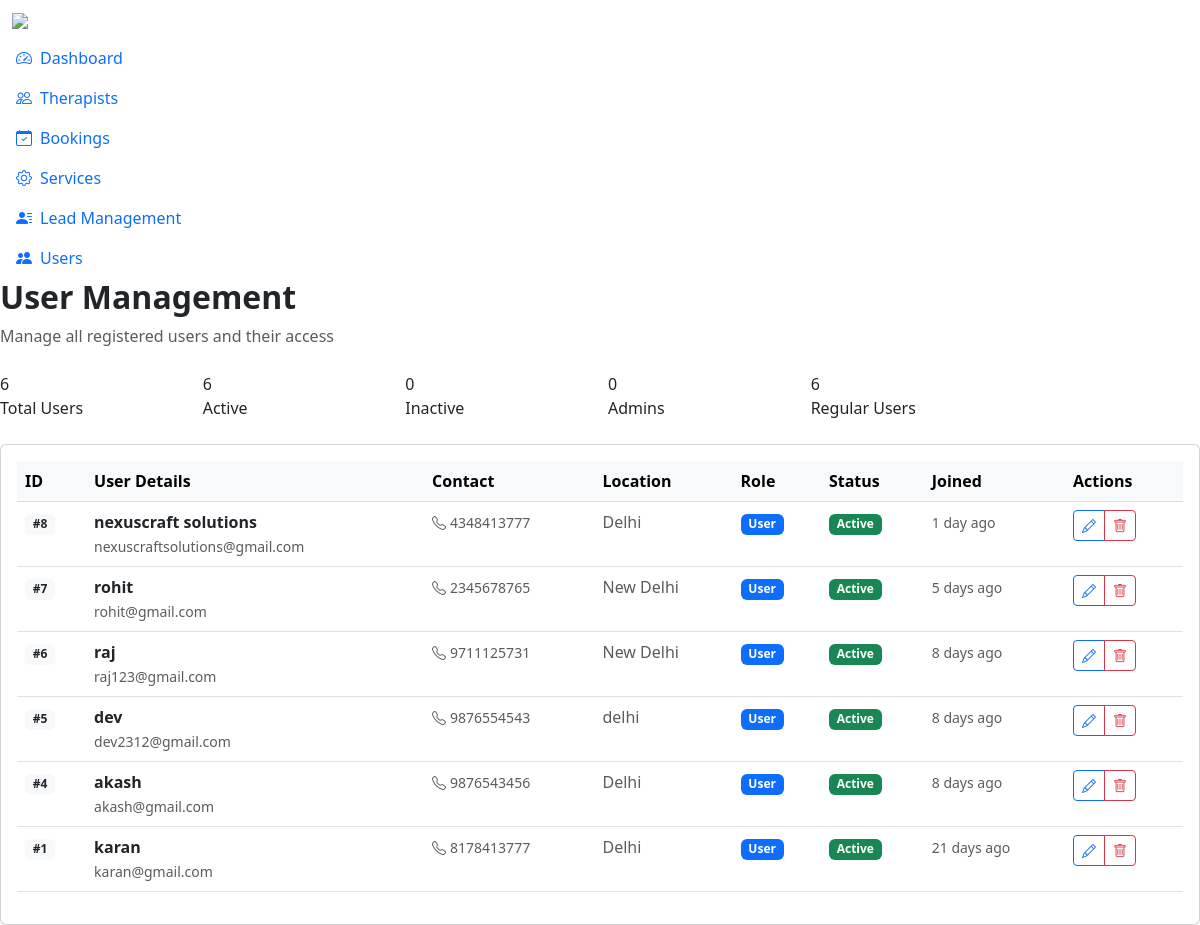
Page /admin/users.php (signed in) on the committed database.
### tables this page shows
CREATE TABLE `users` (
  `id` int(11) NOT NULL,
  `name` varchar(100) NOT NULL,
  `email` varchar(100) NOT NULL,
  `phone` varchar(20) DEFAULT NULL,
  `city` varchar(100) DEFAULT NULL,
  `password` varchar(255) NOT NULL,
  `role` enum('user','admin') DEFAULT 'user',
  `status` enum('active','inactive') DEFAULT 'active',
  `created_at` timestamp NOT NULL DEFAULT current_timestamp()
);

### includes/database.php (called while the page is built, shortened)
<?php
class Database {
    private static $instance = null;
    private $connection;
    private function __construct() {
        try {
            $this->connection = new PDO(
                "mysql:host=" . DB_HOST . ";dbname=" . DB_NAME . ";charset=utf8mb4",
                DB_USER,
                DB_PASS,
                [
                    PDO::ATTR_ERRMODE => PDO::ERRMODE_EXCEPTION,
                    PDO::ATTR_DEFAULT_FETCH_MODE => PDO::FETCH_ASSOC,
                    PDO::ATTR_EMULATE_PREPARES => false
                ]
            );
        } catch(PDOException $e) {
            die("Database connection failed: " . $e->getMessage());
        }
    }
    public static function getInstance() {
        if (self::$instance === null) {
            self::$instance = new self();
        }
        return self::$instance;
    }
    public function prepare($sql) {
        return $this->connection->prepare($sql);
    }
}
function getDB() {
    return Database::getInstance();
}
?>

### includes/functions.php (called while the page is built, shortened)
<?php
require_once 'database.php';
function timeAgo($datetime) {
    $utc = new DateTimeZone('UTC');
    $ist = new DateTimeZone('Asia/Kolkata');
    $time = new DateTime($datetime, $utc);
    $time->setTimezone($ist);
    $now = new DateTime('now', $ist);
    $diff = $now->diff($time);
    $units = [
        'y' => 'year',
        'm' => 'month',
        'd' => 'day',
        'h' => 'hour',
        'i' => 'minute',
        's' => 'second',
    ];
    foreach ($units as $k => &$v) {
        if ($diff->$k) {
            $v = $diff->$k . ' ' . $v . ($diff->$k > 1 ? 's' : '');
        } else {
            unset($units[$k]);
        }
    }
    return $units ? reset($units) . ' ago' : 'just now';
}
?>

### admin/users.php (the view, shortened to what this page needs)
<?php
require_once '../includes/functions.php';
$db = getDB();
$stmt = $db->prepare("SELECT * FROM users ORDER BY created_at DESC");
$stmt->execute();
$users = $stmt->fetchAll();
$stats = [
    'total' => count($users),
    'active' => 0,
    'inactive' => 0,
    'admins' => 0,
    'regular_users' => 0
];
foreach ($users as $user) {
    if ($user['status'] === 'active') $stats['active']++;
    if ($user['role'] === 'user') $stats['regular_users']++;
}
?>
<?php include 'includes/admin_header.php'; ?>
<div class="admin-content">
    <div class="d-flex justify-content-between align-items-center mb-4">
        <div>
            <h2 class="fw-bold">User Management</h2>
            <p class="text-muted mb-0">Manage all registered users and their access</p>
        </div>
    </div>
    <div class="row g-3 mb-4">
        <div class="col-lg-2 col-md-4 col-sm-6">
            <div class="stat-card">
                <div class="stat-number"><?php echo $stats['total']; ?></div>
                <div class="stat-label">Total Users</div>
            </div>
        </div>
        <div class="col-lg-2 col-md-4 col-sm-6">
            <div class="stat-card stat-converted">
                <div class="stat-number"><?php echo $stats['active']; ?></div>
                <div class="stat-label">Active</div>
            </div>
        </div>
        <div class="col-lg-2 col-md-4 col-sm-6">
            <div class="stat-card stat-closed">
                <div class="stat-number"><?php echo $stats['inactive']; ?></div>
                <div class="stat-label">Inactive</div>
            </div>
        </div>
        <div class="col-lg-2 col-md-4 col-sm-6">
            <div class="stat-card stat-new">
                <div class="stat-number"><?php echo $stats['admins']; ?></div>
                <div class="stat-label">Admins</div>
            </div>
        </div>
        <div class="col-lg-2 col-md-4 col-sm-6">
            <div class="stat-card stat-follow-up">
                <div class="stat-number"><?php echo $stats['regular_users']; ?></div>
                <div class="stat-label">Regular Users</div>
            </div>
        </div>
    </div>
    <div class="card">
        <div class="card-body">
            <?php if (empty($users)): ?>
                <div class="text-center py-5">
                    <i class="bi bi-people display-4 text-muted"></i>
                    <h5 class="text-muted mt-3">No users found</h5>
                    <p class="text-muted">Users will appear here when they register.</p>
                </div>
            <?php else: ?>
                <div class="table-responsive">
                    <table class="table table-hover">
                        <thead class="table-light">
                            <tr>
                                <th>ID</th>
                                <th>User Details</th>
                                <th>Contact</th>
                                <th>Location</th>
                                <th>Role</th>
                                <th>Status</th>
                                <th>Joined</th>
                                <th>Actions</th>
                            </tr>
                        </thead>
                        <tbody>
                            <?php foreach ($users as $user): ?>
                                <tr>
                                    <td>
                                        <span class="badge bg-light text-dark">#<?php echo $user['id']; ?></span>
                                    </td>
                                    <td>
                                        <div>
                                            <strong><?php echo htmlspecialchars($user['name']); ?></strong><br>
                                            <small class="text-muted"><?php echo htmlspecialchars($user['email']); ?></small>
                                        </div>
                                    </td>
                                    <td>
                                        <small class="text-muted">
                                            <i class="bi bi-telephone me-1"></i><?php echo htmlspecialchars($user['phone'] ?? 'N/A'); ?>
                                        </small>
                                    </td>
                                    <td>
                                        <span class="text-muted"><?php echo htmlspecialchars($user['city'] ?? 'N/A'); ?></span>
                                    </td>
                                    <td>
                                        <span class="badge bg-<?php echo $user['role'] === 'admin' ? 'danger' : 'primary'; ?>">
                                            <?php echo ucfirst($user['role']); ?>
                                        </span>
                                    </td>
                                    <td>
                                        <span class="badge bg-<?php echo $user['status'] === 'active' ? 'success' : 'secondary'; ?>">
                                            <?php echo ucfirst($user['status']); ?>
                                        </span>
                                    </td>
                                    <td>
                                        <small class="text-muted"><?php echo timeAgo($user['created_at']); ?></small>
                                    </td>
                                    <td>
                                        <?php if ($user['role'] !== 'admin'): ?>
                                            <div class="btn-group btn-group-sm">
                                                <button class="btn btn-outline-primary" onclick="updateUserStatus(<?php echo $user['id']; ?>, '<?php echo $user['status']; ?>')">
                                                    <i class="bi bi-pencil"></i>
                                                </button>
                                                <button class="btn btn-outline-danger" onclick="deleteUser(<?php echo $user['id']; ?>, '<?php echo htmlspecialchars($user['name']); ?>')">
                                                    <i class="bi bi-trash"></i>
                                                </button>
                                            </div>
                                        <?php else: ?>
                                            <span class="text-muted">Protected</span>
                                        <?php endif; ?>
                                    </td>
                                </tr>
                            <?php endforeach; ?>
                        </tbody>
                    </table>
                </div>
            <?php endif; ?>
        </div>
    </div>
</div>
<?php
include 'includes/admin_footer.php';
?>

### rows in the picture
users: id "6", name "raj", email "raj123@gmail.com", phone "9711125731", city "New Delhi", role "User", status "Active", created_at "8 days ago"
users: id "8", name "nexuscraft solutions", email "nexuscraftsolutions@gmail.com", phone "4348413777", city "Delhi", role "User", status "Active", created_at "1 day ago"
users: id "7", name "rohit", email "rohit@gmail.com", phone "2345678765", city "New Delhi", role "User", status "Active", created_at "5 days ago"
users: id "5", name "dev", email "dev2312@gmail.com", phone "9876554543", city "delhi", role "User", status "Active", created_at "8 days ago"
users: id "4", name "akash", email "akash@gmail.com", phone "9876543456", city "Delhi", role "User", status "Active", created_at "8 days ago"
users: id "1", name "karan", email "karan@gmail.com", phone "8178413777", city "Delhi", role "User", status "Active", created_at "21 days ago"

### other values in the picture
$stats['inactive'] "0"
$stats['admins'] "0"
